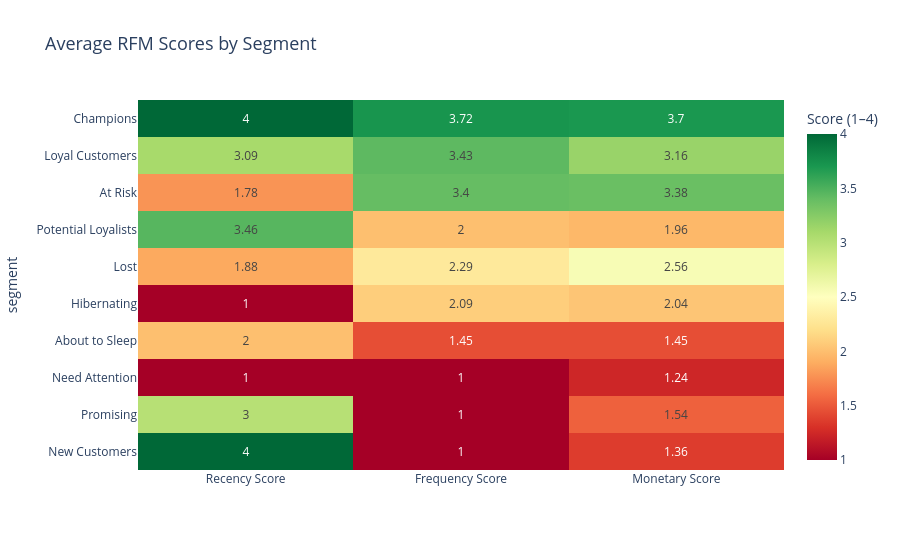

Source (notebook cell):
### Code cell
# ─────────────────────────────────────────────
# VISUALIZATION 3: Average RFM Scores Heatmap
# Shows which segments score high/low on each
# dimension. Great chart to discuss in interviews.
# ─────────────────────────────────────────────

heatmap_data = (
    df_segments
    .groupby('segment')[['r_score', 'f_score', 'm_score']]
    .mean()
    .round(2)
    .rename(columns={
        'r_score': 'Recency Score',
        'f_score': 'Frequency Score',
        'm_score': 'Monetary Score'
    })
)

# Sort by total rfm score
heatmap_data = heatmap_data.loc[
    summary['segment'].values
]

fig = px.imshow(
    heatmap_data,
    color_continuous_scale = 'RdYlGn',
    title  = 'Average RFM Scores by Segment',
    aspect = 'auto',
    zmin   = 1,
    zmax   = 4,
    text_auto = True
)
fig.update_layout(
    height = 550,
    title_font_size = 18,
    coloraxis_colorbar_title = 'Score (1–4)'
)
fig.show()

### Figure 1 — Plotly figure (JSON) as saved in the notebook; plotly's stock layout.template omitted (floating-point values rounded to 4 significant figures)
{"data": [{"coloraxis": "coloraxis", "hovertemplate": "x: %{x}<br>segment: %{y}<br>color: %{z}<extra></extra>", "name": "0", "texttemplate": "%{z}", "type": "heatmap", "x": ["Recency Score", "Frequency Score", "Monetary Score"], "xaxis": "x", "y": ["Champions", "Loyal Customers", "At Risk", "Potential Loyalists", "Lost", "Hibernating", "About to Sleep", "Need Attention", "Promising", "New Customers"], "yaxis": "y", "z": [[4.0, 3.72, 3.7], [3.09, 3.43, 3.16], [1.78, 3.4, 3.38], [3.46, 2.0, 1.96], [1.88, 2.29, 2.56], [1.0, 2.09, 2.04], [2.0, 1.45, 1.45], [1.0, 1.0, 1.24], [3.0, 1.0, 1.54], [4.0, 1.0, 1.36]]}], "layout": {"coloraxis": {"cmax": 4, "cmin": 1, "colorbar": {"title": {"text": "Score (1–4)"}}, "colorscale": [[0, "rgb(165,0,38)"], [0.1, "rgb(215,48,39)"], [0.2, "rgb(244,109,67)"], [0.3, "rgb(253,174,97)"], [0.4, "rgb(254,224,139)"], [0.5, "rgb(255,255,191)"], [0.6, "rgb(217,239,139)"], [0.7, "rgb(166,217,106)"], [0.8, "rgb(102,189,99)"], [0.9, "rgb(26,152,80)"], [1, "rgb(0,104,55)"]]}, "height": 550, "title": {"font": {"size": 18}, "text": "Average RFM Scores by Segment"}, "xaxis": {"anchor": "y", "domain": [0, 1]}, "yaxis": {"anchor": "x", "autorange": "reversed", "domain": [0, 1], "title": {"text": "segment"}}}}
